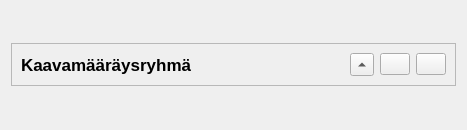
<?xml version="1.0" encoding="UTF-8"?>
<ui version="4.0">
 <class>plan_regulation_group_form</class>
 <widget class="QWidget" name="plan_regulation_group_form">
  <property name="geometry">
   <rect>
    <x>0</x>
    <y>0</y>
    <width>467</width>
    <height>130</height>
   </rect>
  </property>
  <property name="sizePolicy">
   <sizepolicy hsizetype="Preferred" vsizetype="Maximum">
    <horstretch>0</horstretch>
    <verstretch>0</verstretch>
   </sizepolicy>
  </property>
  <property name="windowTitle">
   <string>Form</string>
  </property>
  <layout class="QVBoxLayout" name="verticalLayout_2">
   <item>
    <widget class="QFrame" name="frame">
     <property name="sizePolicy">
      <sizepolicy hsizetype="Preferred" vsizetype="Maximum">
       <horstretch>0</horstretch>
       <verstretch>0</verstretch>
      </sizepolicy>
     </property>
     <property name="frameShape">
      <enum>QFrame::StyledPanel</enum>
     </property>
     <property name="frameShadow">
      <enum>QFrame::Raised</enum>
     </property>
     <property name="lineWidth">
      <number>2</number>
     </property>
     <layout class="QVBoxLayout" name="verticalLayout">
      <item>
       <layout class="QHBoxLayout" name="horizontalLayout">
        <item>
         <widget class="QLabel" name="name_label">
          <property name="font">
           <font>
            <pointsize>13</pointsize>
            <weight>75</weight>
            <italic>false</italic>
            <bold>true</bold>
           </font>
          </property>
          <property name="statusTip">
           <string/>
          </property>
          <property name="whatsThis">
           <string/>
          </property>
          <property name="text">
           <string>Kaavamääräysryhmä</string>
          </property>
         </widget>
        </item>
        <item>
         <spacer name="horizontalSpacer">
          <property name="orientation">
           <enum>Qt::Horizontal</enum>
          </property>
          <property name="sizeHint" stdset="0">
           <size>
            <width>40</width>
            <height>20</height>
           </size>
          </property>
         </spacer>
        </item>
        <item>
         <widget class="QToolButton" name="expand_hide_btn">
          <property name="toolTip">
           <string>Näytä/piilota kaavamääräysryhmän tiedot</string>
          </property>
          <property name="text">
           <string>Laajenna</string>
          </property>
          <property name="autoRaise">
           <bool>false</bool>
          </property>
          <property name="arrowType">
           <enum>Qt::UpArrow</enum>
          </property>
         </widget>
        </item>
        <item>
         <widget class="QPushButton" name="edit_btn">
          <property name="sizePolicy">
           <sizepolicy hsizetype="Fixed" vsizetype="Fixed">
            <horstretch>0</horstretch>
            <verstretch>0</verstretch>
           </sizepolicy>
          </property>
          <property name="maximumSize">
           <size>
            <width>30</width>
            <height>16777215</height>
           </size>
          </property>
          <property name="toolTip">
           <string>Avaa kaavamääräysryhmän lomake</string>
          </property>
          <property name="text">
           <string/>
          </property>
         </widget>
        </item>
        <item>
         <widget class="QPushButton" name="del_btn">
          <property name="sizePolicy">
           <sizepolicy hsizetype="Fixed" vsizetype="Fixed">
            <horstretch>0</horstretch>
            <verstretch>0</verstretch>
           </sizepolicy>
          </property>
          <property name="maximumSize">
           <size>
            <width>30</width>
            <height>16777215</height>
           </size>
          </property>
          <property name="toolTip">
           <string>Poista kaavamääräysryhmä</string>
          </property>
          <property name="text">
           <string/>
          </property>
         </widget>
        </item>
       </layout>
      </item>
     </layout>
    </widget>
   </item>
  </layout>
 </widget>
 <resources/>
 <connections/>
</ui>
